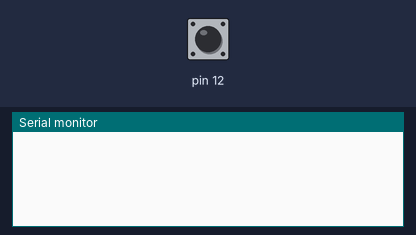
A sketch run on a simulated Arduino Uno, built with avr-gcc and run on an emulated ATmega328P. Parts: the last lines printed to the serial monitor. The inputs (shaded band) are chosen by the test bench; at power-on: pin 12 HIGH.

Above: at 1.2 s.
1.3 s: pin 12 pulled LOW for 0.15 s
At 2.5 s:
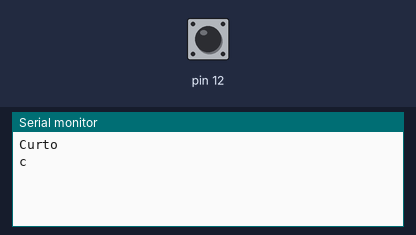
2.9 s: pin 12 pulled LOW for 1 s
At 4.7 s:
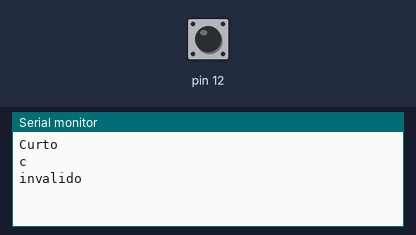
5.4 s: pin 12 pulled LOW for 1 s
At 6.9 s:
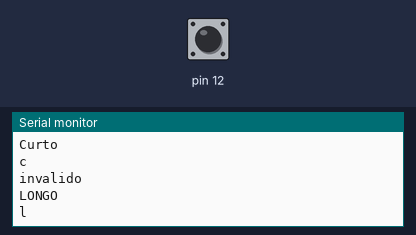
7.9 s: pin 12 pulled LOW for 0.15 s
At 8.8 s:
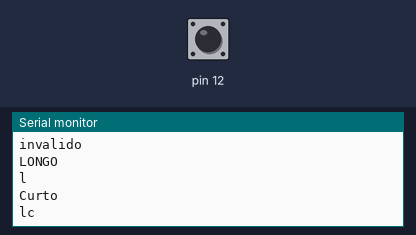
9.5 s: pin 12 pulled LOW for 0.15 s
At 10.0 s:
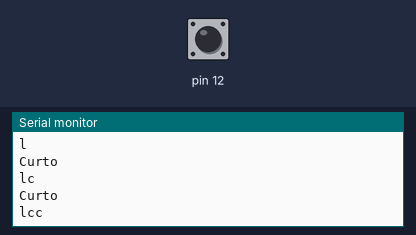
11.1 s: pin 12 pulled LOW for 1 s
At 12.4 s:
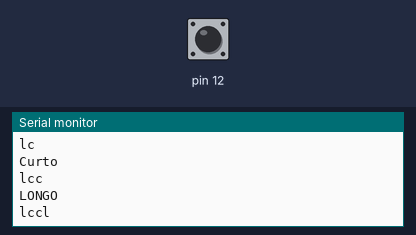

Measured:
- after the input at 1.3 s, the serial monitor: prints a new line after 0.15 s (image 1)
- after the input at 2.9 s, the serial monitor: prints a new line after 1.0 s (image 2)
- after the input at 5.4 s, the serial monitor: prints a new line after 1.0 s (image 3)
- after the input at 7.9 s, the serial monitor: prints a new line after 0.15 s (image 4)
- after the input at 9.5 s, the serial monitor: prints a new line after 0.16 s (image 5)
- after the input at 11.1 s, the serial monitor: prints a new line after 1.0 s (image 6)

The sketch:

Morse_Inverso.ino
```cpp
void setup() {
Serial.begin(9600);
pinMode(12,INPUT_PULLUP);
}

int est=0;
int T;
int i = 0;
int temp=0;
String valor;

void loop() {

  //LER BUTÃO

      if(est==0 && digitalRead (12)== LOW){
          temp = millis();
          est=1;
      }
       if((est==1 && digitalRead(12) == HIGH)){
           T=(millis()-temp);

          if(T>=0 && T<200){
            valor.concat('c');
            i++;
            est=0;
            Serial.println("Curto");

          }
          if(T>=250 && T<=1000){
            valor.concat('l');
            i++;
            est=0;
            Serial.println("LONGO");
          }
          if(T>1000){
            valor = "";
            i=0;
            est=0;
            Serial.println("invalido");
          }
         Serial.println(valor);
      }

      // verificar os pulsos

      if (valor[0]=='c'&& valor[1]=='l'&& valor[2]=='c'){
         Serial.println("R");
         valor = "";
        }
      if (valor[0]=='l'&& valor[1]=='l'&& valor[2]=='l'){
         Serial.println("O");
         valor = "";
        }
      if (valor[0]=='c'&& valor[1]=='c'&& valor[2]=='c'){
         Serial.println("S");
         valor = "";
        }
      if (valor[0]=='c'&& valor[1]=='c'&& valor[2]=='l'){
         Serial.println("U");
         valor = "";
        }

}
```
